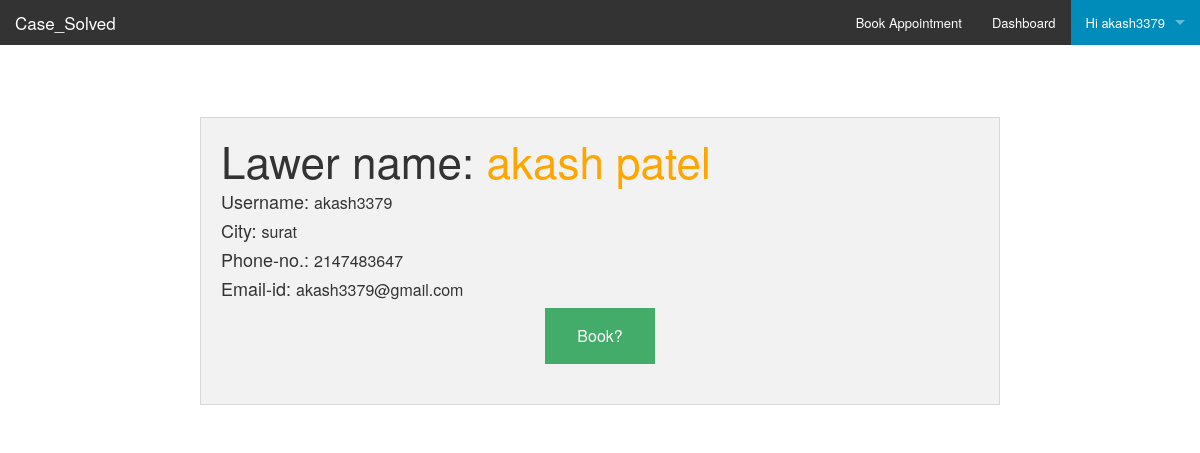
/profile_l.php?id=1 (signed in), run on the app's committed database.
### tables this page shows
CREATE TABLE `signup` (
  `id` int(11) NOT NULL auto_increment,
  `name` varchar(500) NOT NULL,
  `username` varchar(500) NOT NULL,
  `pass` varchar(100) NOT NULL,
  `city` varchar(100) NOT NULL,
  `phone` varchar(12) NOT NULL,
  `email` varchar(100) NOT NULL,
  `lawer_or_client` int(2) NOT NULL default '0',
  `image` longblob,
  PRIMARY KEY  (`id`)
);

### profile_l.php (the view, shortened to what this page needs)
<!doctype html>
<html class="no-js" lang="en">
  <head>
    <link rel="stylesheet" href="foundation/css/foundation.css" />
</head>
  <body>
  <nav class="top-bar" data-topbar role="navigation">
  <ul class="title-area">
    <li class="name">
      <h1><a href="index.php">Case_Solved</a></h1>
    </li>
  </ul>
   <section class="top-bar-section">
    <ul class="right">
	<li><a href="menu.php">Book Appointment</a></li>
<li><a href="dashboard.php">Dashboard</a></li>
      <li class="has-dropdown active">
        <a href="#" >Hi <?php echo $_SESSION["username"]; ?></a>
    </ul>
  </section>
</nav>
<br />
	<div style="width:800px; margin:0 auto;">
	<br>
	<br>
<?php
$id=$_GET["id"];
$query="SELECT * FROM `intern`.`signup` WHERE`id`=$id";
$rc=mysql_query($query);
while($row=mysql_fetch_array($rc))
{
$nn=$row["username"];
?>
	<div class="row">
      	<div class="panel">
					<h1>Lawer name: <font color="#FFA500"><?php echo $row["name"]; ?></font></h1>
					<h5>Username: <font size="-0.25"><?php echo $nn; ?></font></h5>
					<h5>City: <font size="-0.25"><?php echo $row["city"]; ?></font></h5>
					<h5>Phone-no.: <font size="-0.25"><?php echo $row["phone"]; ?></font></h5>
					<h5>Email-id: <font size="-0.25"><?php echo $row["email"]; ?></font></h5>
					<center>
				 <a href="lawer_book.php?id=<?php echo $id; ?>&&user=<?php echo $nn; ?>"><input type="submit" class="medium success button"value="Book?"/></a>
					</center>
		</div>
  </div>
<?php
}
?>
	</div>
</body>
</html>

### data on the page
signup: name "akash patel", username "akash3379", city "surat", phone "2147483647", email "akash3379@gmail.com"

### other printed values
$_SESSION["username"] "akash3379"
